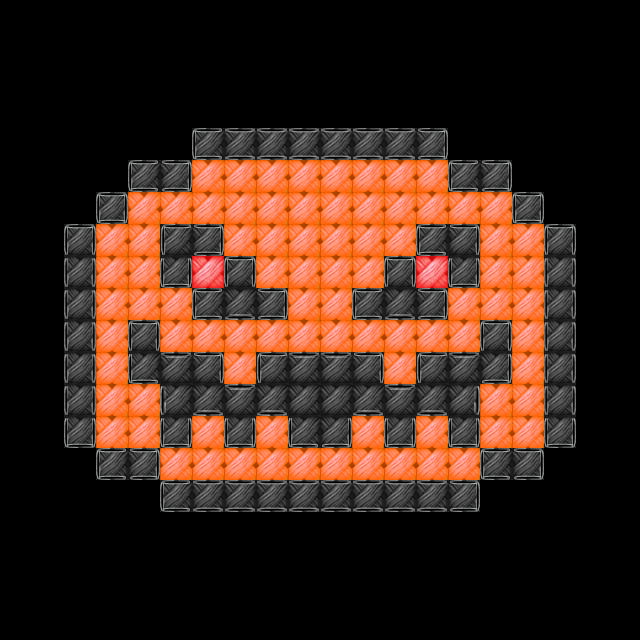

Rendered tile map (Tiled .tmx) drawn with the repository's tilesets; below, a short description and the full map source, tile grids included:
An orthogonal 20x20 tile map with 32x32 px tiles, 3 tile layers (layer1, layer2, layer3), 2 tilesets.

<map version="1.2" tiledversion="1.3.4" orientation="orthogonal" renderorder="left-down" width="20" height="20" tilewidth="32" tileheight="32" infinite="0" nextlayerid="5" nextobjectid="1">
 <tileset firstgid="1" source="color.tsx" />
 <tileset firstgid="22" source="stroke.tsx" />
 <layer id="1" name="layer1" width="20" height="20">
  <data encoding="csv">
0,0,0,0,0,0,0,0,0,0,0,0,0,0,0,0,0,0,0,0,
0,0,0,0,0,0,0,0,0,0,0,0,0,0,0,0,0,0,0,0,
0,0,0,0,0,0,0,0,0,0,0,0,0,0,0,0,0,0,0,0,
0,0,0,0,0,0,0,0,0,0,0,0,0,0,0,0,0,0,0,0,
0,0,0,0,0,0,11,11,11,11,11,11,11,11,0,0,0,0,0,0,
0,0,0,0,11,11,1,1,1,1,1,1,1,1,11,11,0,0,0,0,
0,0,0,11,1,1,1,1,1,1,1,1,1,1,1,1,11,0,0,0,
0,0,11,1,1,11,11,1,1,1,1,1,1,11,11,1,1,11,0,0,
0,0,11,1,1,11,13,11,1,1,1,1,11,13,11,1,1,11,0,0,
0,0,11,1,1,1,11,11,11,1,1,11,11,11,1,1,1,11,0,0,
0,0,11,1,11,1,1,1,1,1,1,1,1,1,1,11,1,11,0,0,
0,0,11,1,11,11,11,1,11,11,11,11,1,11,11,11,1,11,0,0,
0,0,11,1,1,11,11,11,11,11,11,11,11,11,11,1,1,11,0,0,
0,0,11,1,1,11,1,11,1,11,11,1,11,1,11,1,1,11,0,0,
0,0,0,11,11,1,1,1,1,1,1,1,1,1,1,11,11,0,0,0,
0,0,0,0,0,11,11,11,11,11,11,11,11,11,11,0,0,0,0,0,
0,0,0,0,0,0,0,0,0,0,0,0,0,0,0,0,0,0,0,0,
0,0,0,0,0,0,0,0,0,0,0,0,0,0,0,0,0,0,0,0,
0,0,0,0,0,0,0,0,0,0,0,0,0,0,0,0,0,0,0,0,
0,0,0,0,0,0,0,0,0,0,0,0,0,0,0,0,0,0,0,0
</data>
 </layer>
 <layer id="3" name="layer2" width="20" height="20">
  <data encoding="csv">
0,0,0,0,0,0,0,0,0,0,0,0,0,0,0,0,0,0,0,0,
0,0,0,0,0,0,0,0,0,0,0,0,0,0,0,0,0,0,0,0,
0,0,0,0,0,0,0,0,0,0,0,0,0,0,0,0,0,0,0,0,
0,0,0,0,0,0,0,0,0,0,0,0,0,0,0,0,0,0,0,0,
0,0,0,0,0,0,0,0,0,0,0,0,0,0,0,0,0,0,0,0,
0,0,0,0,0,0,0,0,0,0,0,0,0,0,0,0,0,0,0,0,
0,0,0,0,0,0,0,0,0,0,0,0,0,0,0,0,0,0,0,0,
0,0,0,0,0,0,0,0,0,0,0,0,0,0,0,0,0,0,0,0,
0,0,0,0,0,0,0,0,0,0,0,0,0,0,0,0,0,0,0,0,
0,0,0,0,0,0,0,0,0,0,0,0,0,0,0,0,0,0,0,0,
0,0,0,0,0,0,0,0,0,0,0,0,0,0,0,0,0,0,0,0,
0,0,0,0,0,0,0,0,0,0,0,0,0,0,0,0,0,0,0,0,
0,0,0,0,0,0,0,0,0,0,0,0,0,0,0,0,0,0,0,0,
0,0,0,0,0,0,0,0,0,0,0,0,0,0,0,0,0,0,0,0,
0,0,0,0,0,0,0,0,0,0,0,0,0,0,0,0,0,0,0,0,
0,0,0,0,0,0,0,0,0,0,0,0,0,0,0,0,0,0,0,0,
0,0,0,0,0,0,0,0,0,0,0,0,0,0,0,0,0,0,0,0,
0,0,0,0,0,0,0,0,0,0,0,0,0,0,0,0,0,0,0,0,
0,0,0,0,0,0,0,0,0,0,0,0,0,0,0,0,0,0,0,0,
0,0,0,0,0,0,0,0,0,0,0,0,0,0,0,0,0,0,0,0
</data>
 </layer>
 <objectgroup id="4" name="logiclayer" visible="0">
  <properties>
   <property name="usegid" value="1;11;13" />
   <property name="useicon" value="1.png;11.png;13.png" />
  </properties>
 </objectgroup>
 <layer id="2" name="layer3" width="20" height="20">
  <data encoding="csv">
0,0,0,0,0,0,0,0,0,0,0,0,0,0,0,0,0,0,0,0,
0,0,0,0,0,0,0,0,0,0,0,0,0,0,0,0,0,0,0,0,
0,0,0,0,0,0,0,0,0,0,0,0,0,0,0,0,0,0,0,0,
0,0,0,0,0,0,0,0,0,0,0,0,0,0,0,0,0,0,0,0,
0,0,0,0,0,0,36,30,30,30,30,30,30,34,0,0,0,0,0,0,
0,0,0,0,36,34,0,0,0,0,0,0,0,0,36,34,0,0,0,0,
0,0,0,32,0,0,0,0,0,0,0,0,0,0,0,0,32,0,0,0,
0,0,37,0,0,26,34,0,0,0,0,0,0,36,28,0,0,37,0,0,
0,0,31,0,0,35,0,37,0,0,0,0,37,0,35,0,0,31,0,0,
0,0,31,0,0,0,36,25,34,0,0,36,25,34,0,0,0,31,0,0,
0,0,31,0,37,0,0,0,0,0,0,0,0,0,0,37,0,31,0,0,
0,0,31,0,27,23,28,0,26,23,23,28,0,26,23,29,0,31,0,0,
0,0,31,0,0,22,25,23,25,0,0,25,23,25,24,0,0,31,0,0,
0,0,35,0,0,35,0,35,0,27,29,0,35,0,35,0,0,35,0,0,
0,0,0,36,34,0,0,0,0,0,0,0,0,0,0,36,34,0,0,0,
0,0,0,0,0,36,30,30,30,30,30,30,30,30,34,0,0,0,0,0,
0,0,0,0,0,0,0,0,0,0,0,0,0,0,0,0,0,0,0,0,
0,0,0,0,0,0,0,0,0,0,0,0,0,0,0,0,0,0,0,0,
0,0,0,0,0,0,0,0,0,0,0,0,0,0,0,0,0,0,0,0,
0,0,0,0,0,0,0,0,0,0,0,0,0,0,0,0,0,0,0,0
</data>
 </layer>
</map>
